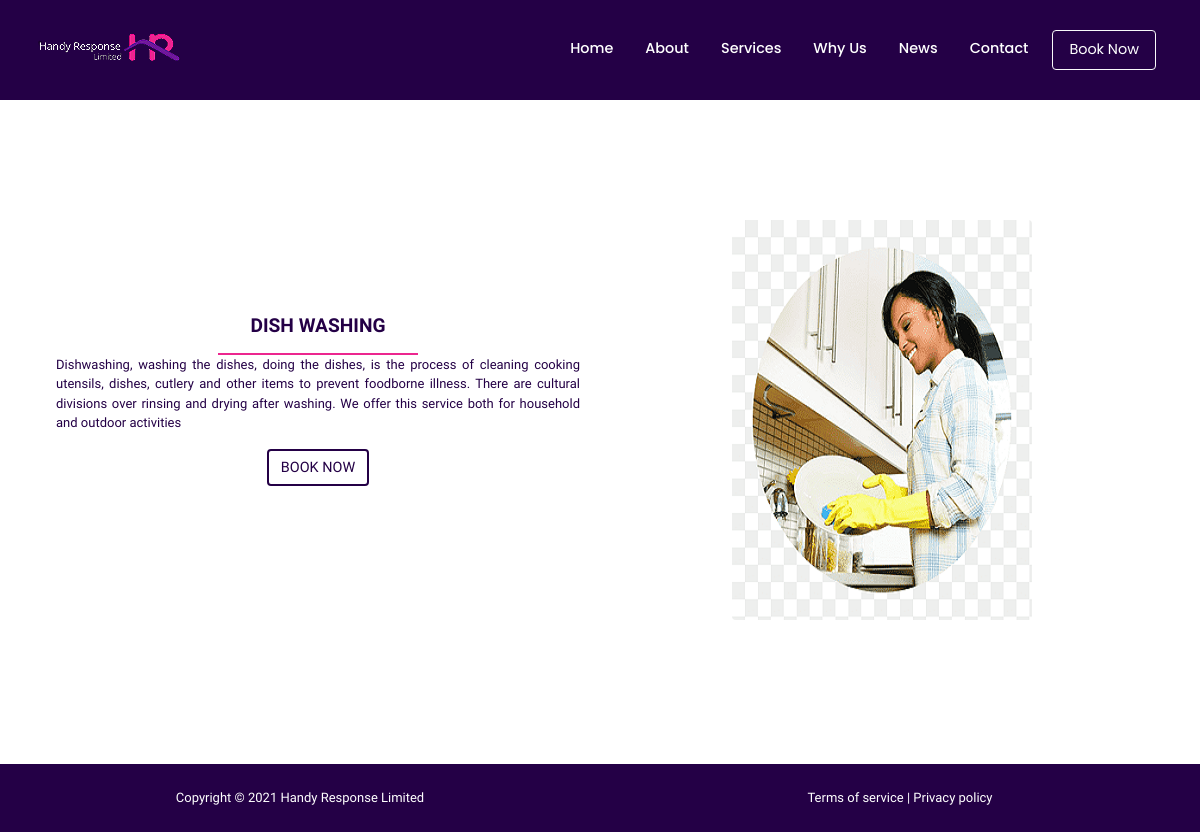
The page /detail/4 on the database its author committed.
### main_app/models.py (models this page shows)
class Service(models.Model):
  icon = models.ImageField(upload_to = 'media/pics')
  banner = models.ImageField(upload_to = 'media/pics')
  caption = models.CharField(max_length=80)
  description = models.TextField(max_length=500)

### main_app/views.py (the view)
# urls.py: path('detail/<int:pk>',ServiceDetail.as_view(), name="detail_page"),
class ServiceDetail(DetailView):
  model = Service
  template_name = 'pages/service-detail.html'

### main_app/templates/pages/service-detail.html (shortened to what this page needs)
{% extends 'base.html' %}
{% load static %}
{% block main %}
<section class="row mt-4" id="about-page" style="height: 80vh;">
  <div class=" about-box col-lg-12 px-lg-5 col-sm-12 mb-4 mx-auto" style="height:fit-content;" data-aos="zoom-in">
   <div class="row d-flex align-items-center" style="height: fit-content;">
     <div class="col-lg-6 col-sm-12">
      <h3 class="text-center heading p-2">{{service.caption}}</h3>
      <div class="underline text-center mx-auto"></div>
      <p class="px-2">
      {{service.description}}
      </p>
      <a href="{% url 'home_page' %}#booking" class="btn btnx d-block mx-auto mb-5" style="width: fit-content;">
        BOOK NOW</a>
     </div>
     <div class="col-lg-6 col-sm-12 d-flex align-items-center">
      <div class="about-img-box mx-auto ">
        <img src="/media/{{service.banner}}" class="rounded mx-auto d-block" width="300px" alt="Handy_response_Limited_About_Page_Image">
      </div>
     </div>
   </div>
  </div>
</section>
{% endblock %}

### static/css/style.css (style rules this page uses)
:root { --mild-color:#ec268f; --dark-color:#6f1a99; --darker-color:#240046; --light-color:white; --grey-color:#f2ebfb; --small-text:0.6em; --medium-text:0.9em; --large-text:2em; --nav-fonts:'Poppins', sans-serif; --thick-width: 1000; --light-width:500; --top-margin:6em; }
* { padding: 0px; margin: 0px; user-select: none; box-sizing: border-box !important; text-decoration: none !important; font-family: "Saira Semi Condensed", sans-serif; color: var(--darker-color); }
.underline { width: 200px; border-top: 2px solid var(--mild-color); }
.btn { font-size: var(--medium-text) !important; }
.btnx { border: 2px solid var(--darker-color) !important; color: var(--darker-color) !important; }
p { text-align: justify; font-size: small !important; }
.heading { text-transform: uppercase; color: var(--darker-color); font-family: 'Genos', sans-serif; font-size: 2em !important; font-weight: var(--thick-width) !important; }
#about-page { background-color: var(--light-color) !important; }
.about-box { margin-top: var(--top-margin) !important; }
.about-img-box { width: fit-content; height: fit-content; }

### rows shown on the page
Service: caption "DISH WASHING", description "Dishwashing, washing the dishes, doing the dishes, is the process of cleaning cooking utensils, dishes, cutlery and other items to prevent foodborne illness. There are cultural divisions over rinsing and drying after washing. We offer this service both for household and outdoor activities", banner (picture)
